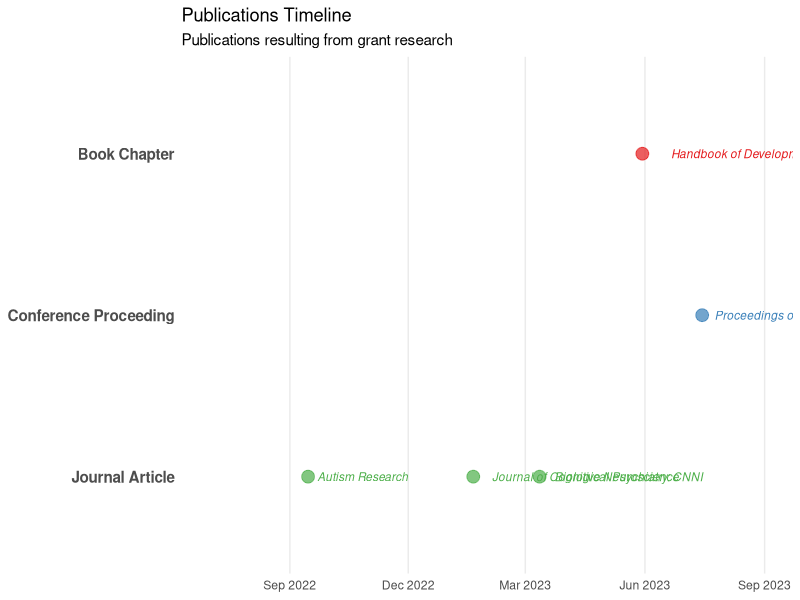

The R script that drew this image:
## ---- chunk 1
#| echo: false
#| fig.height: 6
#| fig.width: 8
#| fig.cap: "Publication timeline by type"

# Load required libraries
suppressPackageStartupMessages({
  library(tidyverse)
  library(lubridate)
})

# Create publication data
publications <- tibble(
  title = c(
    "Altered functional connectivity during cognitive control in autism spectrum disorder",
    "Developmental trajectories of cognitive control networks in typically developing children",
    "Neural signatures of response inhibition in children with ADHD: A multimodal neuroimaging study",
    "Neural mechanisms of cognitive control in neurodevelopmental disorders",
    "Machine learning approaches for classifying ADHD and ASD based on neural signatures of cognitive control"
  ),
  type = c(
    "Journal Article",
    "Journal Article",
    "Journal Article",
    "Book Chapter",
    "Conference Proceeding"
  ),
  date = c(
    "2022-09-15",
    "2023-01-20",
    "2023-03-12",
    "2023-05-30",
    "2023-07-15"
  ),
  journal = c(
    "Autism Research",
    "Journal of Cognitive Neuroscience",
    "Biological Psychiatry: CNNI",
    "Handbook of Developmental Cognitive Neuroscience",
    "Proceedings of ICMLH"
  )
) %>%
  mutate(date = as.Date(date),
         month = floor_date(date, "month"))

# Create publication timeline
ggplot(publications, aes(x = date, y = reorder(type, desc(type)), color = type)) +
  geom_point(size = 4, alpha = 0.7) +
  geom_text(aes(label = journal), hjust = -0.1, size = 3, fontface = "italic") +
  scale_color_brewer(palette = "Set1") +
  scale_x_date(date_breaks = "3 months", date_labels = "%b %Y",
               limits = c(as.Date("2022-07-01"), as.Date("2023-09-01"))) +
  labs(title = "Publications Timeline",
       subtitle = "Publications resulting from grant research",
       x = NULL, y = NULL) +
  theme_minimal() +
  theme(legend.position = "none",
        panel.grid.minor = element_blank(),
        panel.grid.major.y = element_blank(),
        axis.text.y = element_text(size = 11, face = "bold"))

